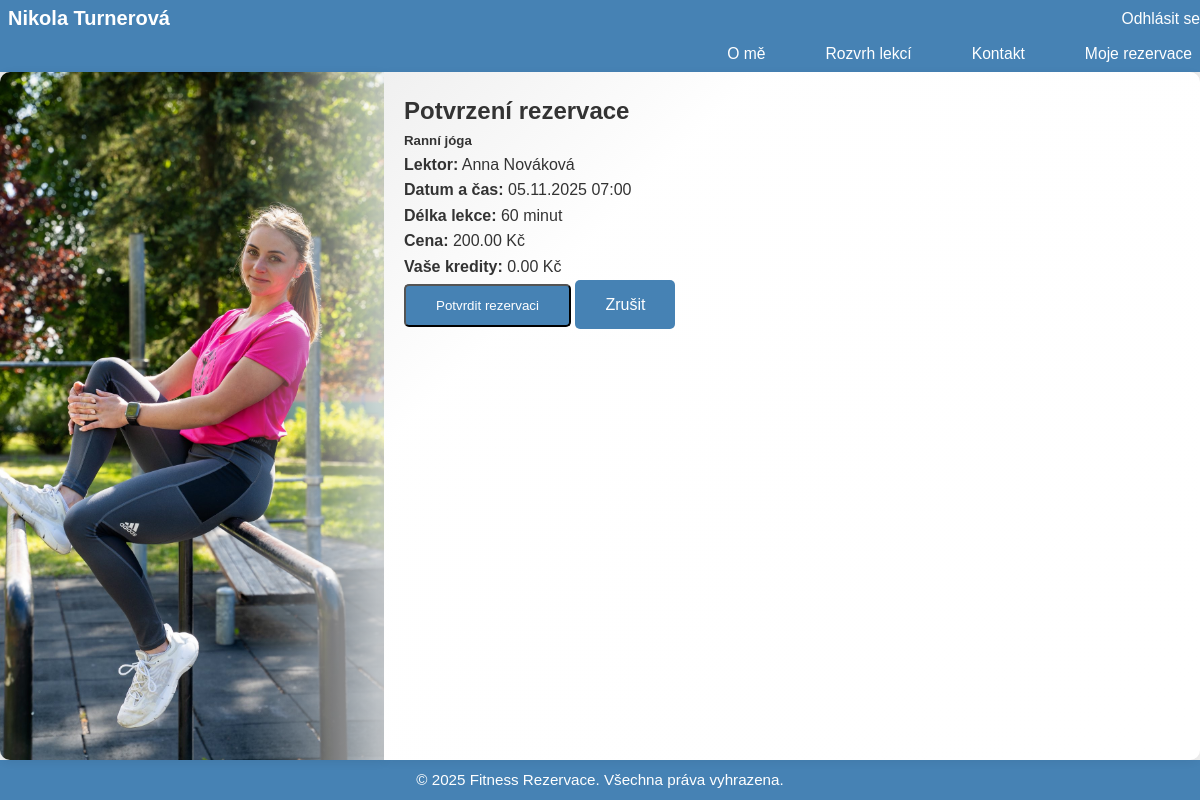
The page /bookings/create/148/ (signed in) on the database its author committed.
### bookings/models.py (models this page shows, shortened)
class TimeSlot(models.Model):
    lesson = models.ForeignKey(Lesson, on_delete=models.CASCADE)
    start_time = models.DateTimeField()
    is_available = models.BooleanField(default=True)
    class Meta:
        ordering = ['start_time']

class Lesson(models.Model):
    instructor = models.ForeignKey(
        settings.AUTH_USER_MODEL,
        on_delete=models.CASCADE,
        related_name='instructor_lessons',
        limit_choices_to={'user_type': 'instructor'}
    )
    title = models.CharField(max_length=200)
    description = models.TextField(blank=True)
    price = models.DecimalField(max_digits=10, decimal_places=2)
    duration = models.IntegerField(help_text="Délka lekce v minutách")
    capacity = models.IntegerField(help_text="Maximální počet účastníků")
    date = models.DateField(help_text="Datum konání lekce", default=timezone.now)
    start_time = models.TimeField(help_text="Čas začátku lekce", default="09:00")
    location = models.CharField(max_length=200, help_text="Místo konání lekce", default="Fitness centrum")
    category = models.ForeignKey(
        Category,
        on_delete=models.SET_NULL,
        null=True,
        blank=True,
        related_name='lessons',
        verbose_name='Kategorie'
    )

### accounts/models.py (models this page shows, shortened)
class User(AbstractUser):
    USER_TYPE_CHOICES = (
        ('instructor', 'Lektor'),
        ('client', 'Klient'),
    )
    user_type = models.CharField(max_length=10, choices=USER_TYPE_CHOICES)
    credits = models.DecimalField(
        max_digits=10,
        decimal_places=2,
        default=0,
        validators=[MinValueValidator(0)]
    )
    phone = models.CharField(max_length=20, blank=True)
    bio = models.TextField(blank=True)
    @property
    def is_instructor(self) -> bool:
        return self.user_type == 'instructor'

### bookings/views.py (the view, shortened to what this page needs)
# urls.py: path('create/<int:time_slot_id>/', views.BookingCreateView.as_view(), name='booking_create'),
class BookingCreateView(LoginRequiredMixin, CreateView):
    model = Booking
    fields = []
    template_name = 'bookings/booking_create.html'
    success_url = reverse_lazy('accounts:client_dashboard')
    def get_form(self, form_class=None):
        form = super().get_form(form_class)
        time_slot_id = self.kwargs.get('time_slot_id')
        if time_slot_id:
            form.instance.time_slot = get_object_or_404(TimeSlot, id=time_slot_id)
        form.instance.client = self.request.user
        return form
    def get_context_data(self, **kwargs):
        context = super().get_context_data(**kwargs)
        time_slot_id = self.kwargs.get('time_slot_id')
        context['time_slot'] = get_object_or_404(TimeSlot, id=time_slot_id)
        return context

### templates/bookings/booking_create.html (shortened to what this page needs)
{% extends 'base.html' %}
{% block content %}
<div class="container">
    <h2>Potvrzení rezervace</h2>
    <div class="card">
        <div class="card-body">
            <h5 class="card-title">{{ time_slot.lesson.title }}</h5>
            <p class="card-text">
                <strong>Lektor:</strong> {{ time_slot.lesson.instructor.get_full_name }}<br>
                <strong>Datum a čas:</strong> {{ time_slot.start_time|date:"d.m.Y H:i" }}<br>
                <strong>Délka lekce:</strong> {{ time_slot.lesson.duration }} minut<br>
                <strong>Cena:</strong> {{ time_slot.lesson.price }} Kč<br>
                <strong>Vaše kredity:</strong> {{ user.credits }} Kč
            </p>
            <form method="post">
                <button type="submit" class="btn btn-primary">Potvrdit rezervaci</button>
                <a href="{% url 'lessons' %}" class="btn btn-secondary">Zrušit</a>
            </form>
        </div>
    </div>
</div>
{% endblock %}

### static/css/style.css (style rules this page uses)
* { margin: 0; padding: 0; box-sizing: border-box; }
:root { --header-h: 72px; --footer-h: 40px; }
html, body { height: 100%; margin: 0; }
body { font-family: 'Poppins', sans-serif; color: #333; line-height: 1.6; min-height: 100vh; background-color: #f0f0f0; padding: 0; overflow: hidden; }
.btn { display: inline-block; padding: 12px 30px; background-color: #4682b4;; color: white; text-decoration: none; border-radius: 5px; font-weight: 500; transition: background-color 0.3s; }

### rows shown on the page
TimeSlot: lesson "Ranní jóga", lesson.instructor.get_full_name "Anna Nováková", start_time "05.11.2025 07:00", lesson.duration "60", lesson.price "200.00"
User: credits "0.00"
